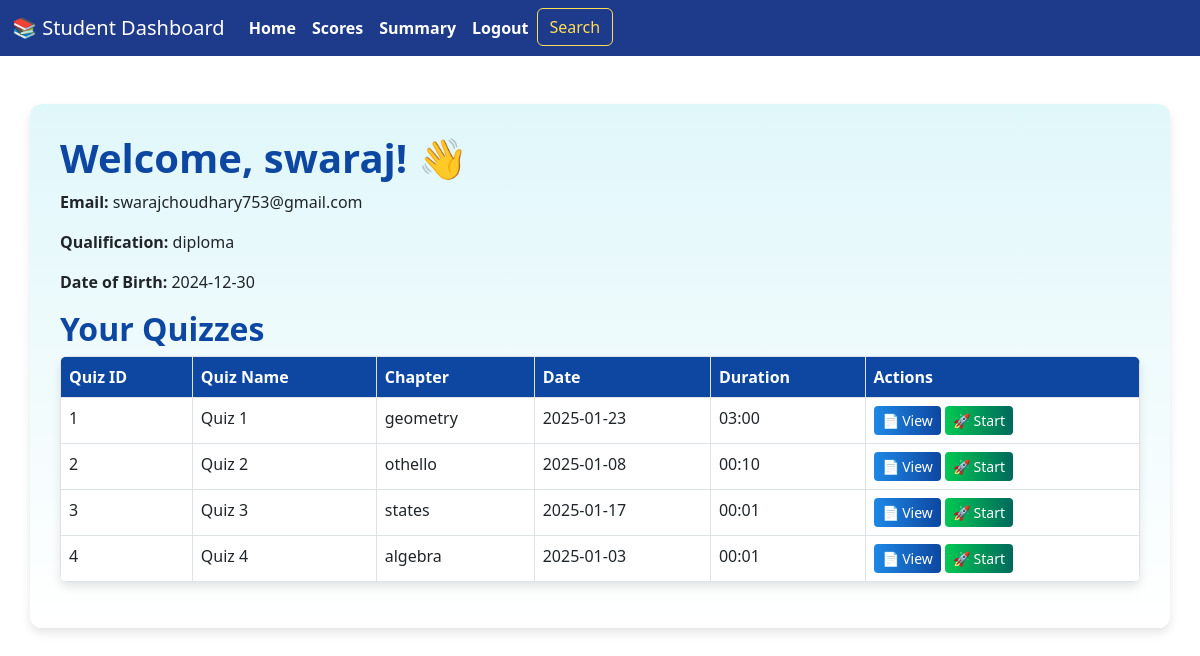
The page /student_dashboard/1 on the database its author committed.
### main.py (models this page shows)
class Student(db.Model):
    id = db.Column(db.Integer, primary_key=True)
    username = db.Column(db.String(100), nullable=False, unique=True)  # Email
    password = db.Column(db.String(200), nullable=False)
    full_name = db.Column(db.String(200), nullable=False)
    qualification = db.Column(db.String(100), nullable=False)
    dob = db.Column(db.Date, nullable=False)
    quizzes_taken = db.relationship('QuizResult', backref='student', lazy=True)

class Quiz(db.Model):
    id = db.Column(db.Integer, primary_key=True)
    name = db.Column(db.String(100), nullable=False)
    chapter_id = db.Column(db.Integer, db.ForeignKey('chapter.id', ondelete='CASCADE'), nullable=False)
    date_of_quiz = db.Column(db.Date, nullable=True)  # Optional
    time_duration = db.Column(db.String(5), nullable=True)  # Format HH:MM
    remarks = db.Column(db.Text, nullable=True)  # Optional
    questions = db.relationship('Question', backref='quiz', cascade="all, delete", passive_deletes=True)
    results = db.relationship('QuizResult', backref='quiz', lazy=True)

class Chapter(db.Model):
    id = db.Column(db.Integer, primary_key=True)
    name = db.Column(db.String(100), nullable=False)
    description = db.Column(db.Text, nullable=True)  # Optional
    subject_id = db.Column(db.Integer, db.ForeignKey('subject.id'), nullable=False)
    quizzes = db.relationship('Quiz', backref='chapter', lazy=True)

### main.py (the view)
@app.route('/student_dashboard/<int:student_id>', methods=['GET'])
def student_dashboard(student_id):
    student = Student.query.get_or_404(student_id)
    quizzes_created_by_admin = Quiz.query.all()
    quizzes_attempted = QuizResult.query.filter_by(student_id=student_id).all()
    return render_template('student_dashboard.html', student=student, quizzes_created_by_admin=quizzes_created_by_admin, quizzes_attempted=quizzes_attempted)

### templates/student_dashboard.html (shortened to what this page needs)
<!DOCTYPE html>
<html lang="en">
<head>
    <link href="https://cdn.jsdelivr.net/npm/bootstrap@5.3.0/dist/css/bootstrap.min.css" rel="stylesheet">
</head>
<body>
    <nav class="navbar navbar-expand-lg navbar-dark">
        <div class="container-fluid">
            <a class="navbar-brand" href="#">📚 Student Dashboard</a>
            <div class="collapse navbar-collapse" id="navbarNav">
                <ul class="navbar-nav">
                    <li class="nav-item">
                        <a class="nav-link" href="{{ url_for('student_dashboard', student_id=student.id) }}">Home</a>
                    </li>
                    <li class="nav-item">
                        <a class="nav-link" href="{{ url_for('student_scores', student_id=student.id) }}">Scores</a>
                    </li>
                    <li class="nav-item">
                        <a class="nav-link" href="{{ url_for('student_summary', student_id=student.id) }}">Summary</a>
                    </li>
                    <li class="nav-item">
                        <a class="nav-link text-danger" href="{{ url_for('logout') }}">Logout</a>
                    </li>
                    <li class="nav-item">
                        <a class="btn btn-outline-light" href="{{ url_for('student_search', student_id=student.id) }}">Search</a>
                    </li>
                </ul>
            </div>
        </div>
    </nav>
    <div class="container mt-5">
        <h1>Welcome, {{ student.full_name }}! 👋</h1>
        <p><strong>Email:</strong> {{ student.username }}</p>
        <p><strong>Qualification:</strong> {{ student.qualification }}</p>
        <p><strong>Date of Birth:</strong> {{ student.dob }}</p>
        <h2>Your Quizzes</h2>
        <table class="table table-bordered">
            <thead>
                <tr>
                    <th>Quiz ID</th>
                    <th>Quiz Name</th>
                    <th>Chapter</th>
                    <th>Date</th>
                    <th>Duration</th>
                    <th>Actions</th>
                </tr>
            </thead>
            <tbody>
                {% for quiz in quizzes_created_by_admin %}
                    <tr>
                        <td>{{ quiz.id }}</td>
                        <td>{{ quiz.name }}</td>
                        <td>{{ quiz.chapter.name }}</td>
                        <td>{{ quiz.date_of_quiz.strftime('%Y-%m-%d') if quiz.date_of_quiz else 'N/A' }}</td>
                        <td>{{ quiz.time_duration if quiz.time_duration else 'N/A' }}</td>
                        <td>
                            <a href="{{ url_for('quiz_details', quiz_id=quiz.id) }}" class="btn btn-primary btn-sm">📄 View</a>
                            <a href="{{ url_for('start_quiz', quiz_id=quiz.id) }}" class="btn btn-success btn-sm">🚀 Start</a>
                        </td>
                    </tr>
                {% endfor %}
            </tbody>
        </table>
    </div>
</body>
</html>

### templates/student_dashboard.html (style rules this page uses)
.navbar { background-color: #1e3a8a; }
.navbar-nav .nav-link { color: #fff !important; font-weight: bold; }
.btn-outline-light { border-color: #ffdd57; color: #ffdd57; }
.container { background: linear-gradient(to bottom, #e0f7fa, #ffffff); padding: 30px; border-radius: 12px; box-shadow: 0px 5px 10px rgba(0, 0, 0, 0.1); }
h1, h2 { color: #0d47a1; font-weight: bold; }
.table { background-color: #ffffff; border-radius: 8px; overflow: hidden; box-shadow: 0px 5px 10px rgba(0, 0, 0, 0.1); }
.table th { background-color: #0d47a1; color: #fff; }
.table tbody tr:nth-child(odd) { background-color: #e3f2fd; }
.btn-primary { background: linear-gradient(to right, #1e88e5, #0d47a1); border: none; }
.btn-success { background: linear-gradient(to right, #00c853, #00695c); border: none; }

### rows shown on the page
Student: full_name "swaraj", username "swarajchoudhary753@gmail.com", qualification "diploma", dob "2024-12-30"
Quiz: id "1", name "Quiz 1", chapter.name "geometry", date_of_quiz "2025-01-23", time_duration "03:00"
Quiz: id "2", name "Quiz 2", chapter.name "othello", date_of_quiz "2025-01-08", time_duration "00:10"
Quiz: id "3", name "Quiz 3", chapter.name "states", date_of_quiz "2025-01-17", time_duration "00:01"
Quiz: id "4", name "Quiz 4", chapter.name "algebra", date_of_quiz "2025-01-03", time_duration "00:01"
